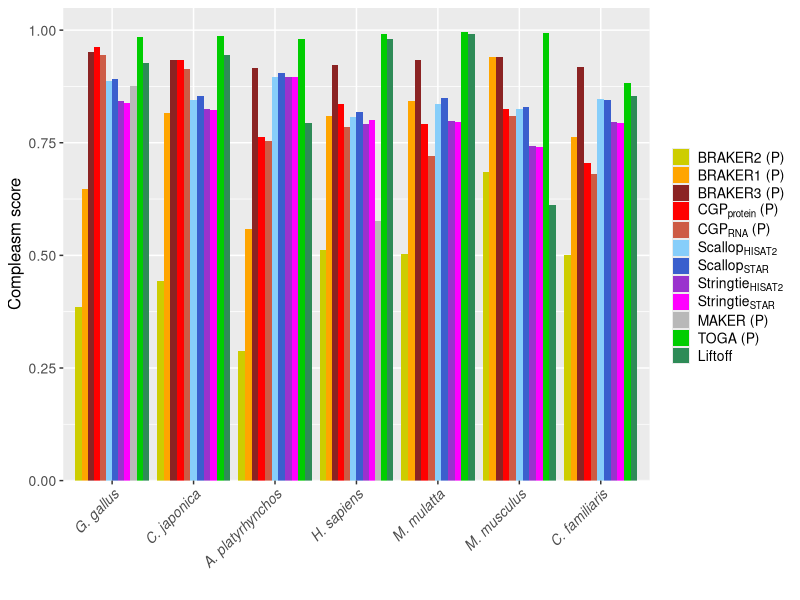
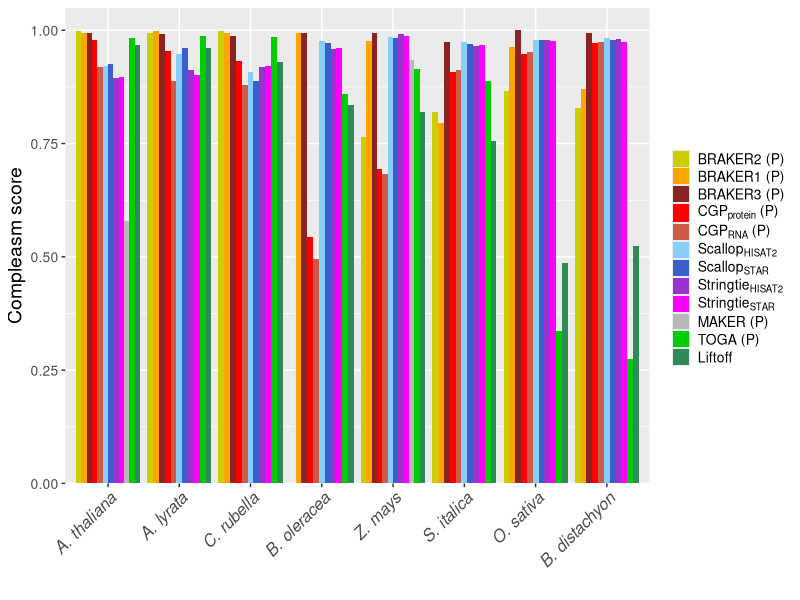
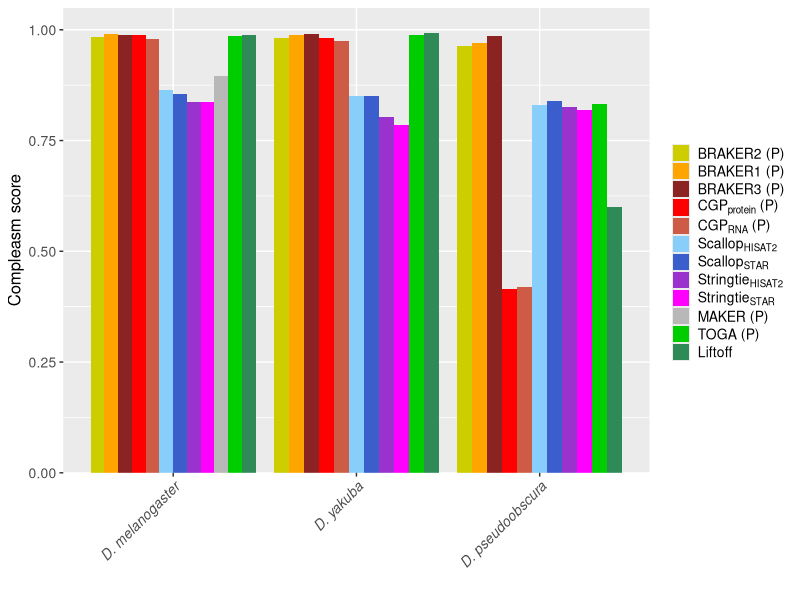
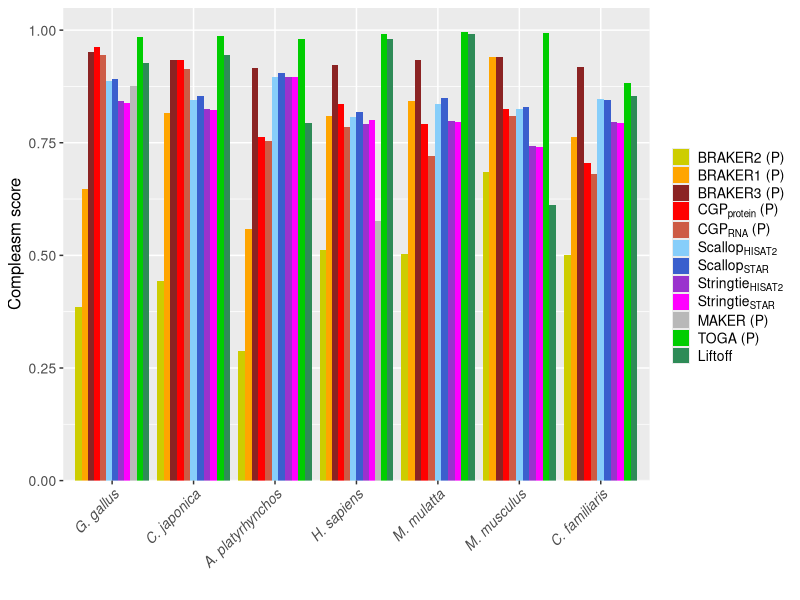
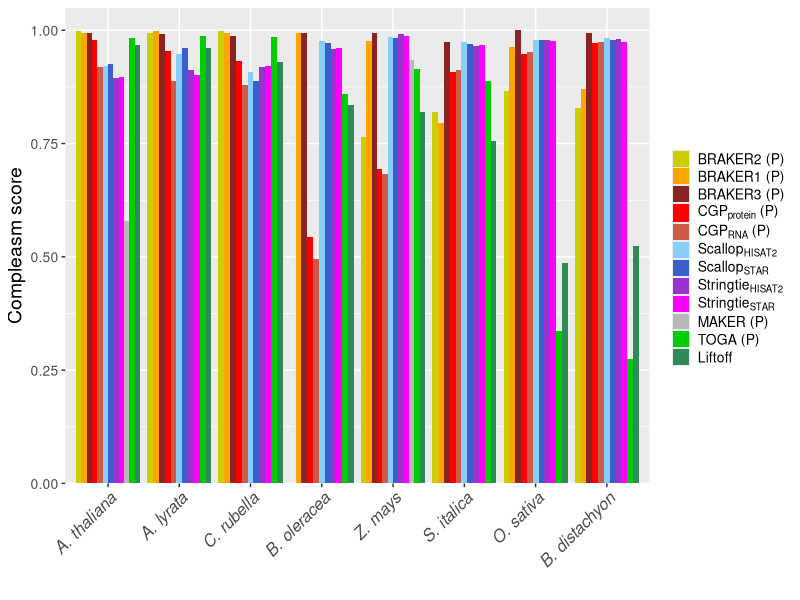
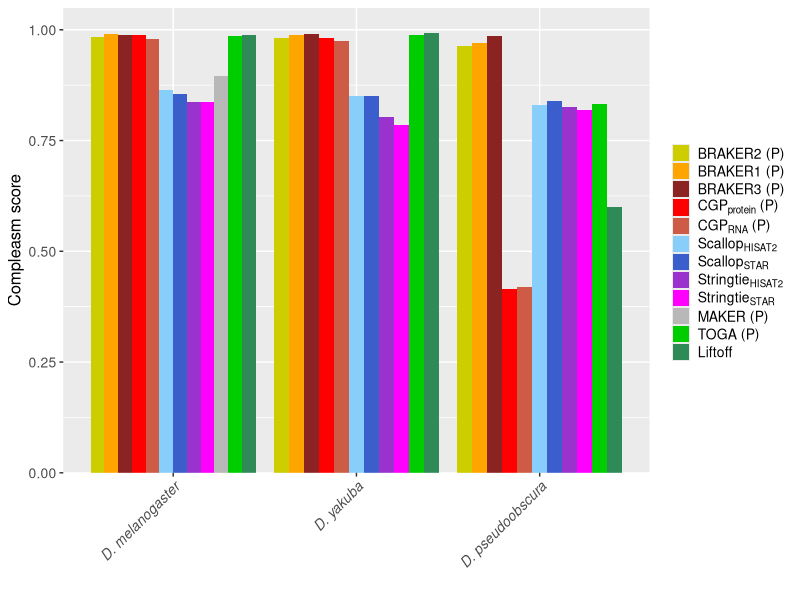

Write the R code that produced these figures, in order.
## ---- chunk 1
currentdir=getwd()
setwd(currentdir)
library(tidyverse)
## ---- chunk 2
annotations <-read_csv("../../data/Table_S3.csv")
annotations <- annotations %>% filter(!method %in% c("BrkProt-unfilt","BrkProt-fullsupport","BrkRNA-unfilt",
                                                     "BrkRNA-fullsupport","CGPdenovo","TSEBRA","MakerNoRnaNoEvm",
                                                     "MakerRnaEvm","MakerNoRnaEvm")) 

methodlabels<-c("BRAKER2 (P)","BRAKER1 (P)","BRAKER3 (P)",expression(paste(CGP[protein]," (P)")),expression(paste(CGP[RNA]," (P)")),expression(Scallop[HISAT2]),expression(Scallop[STAR]),expression(Stringtie[HISAT2]),expression(Stringtie[STAR]),"MAKER (P)","TOGA (P)","Liftoff")

annotations$method <- factor(annotations$method,levels=c("BrkProt","BrkRNA","Braker3","CGPprotein","CGPrnaseq",
                                           "ScalHisat","ScalStar","StrHisat","StrStar","MakerRnaNoEvm","TOGA","liftoff"))

annotations <- annotations %>% mutate(species = str_replace(species, "dmelanogaster", "D. melanogaster")) %>%
     mutate(species = str_replace(species, "dpseudoobscura", "D. pseudoobscura")) %>%  
     mutate(species = str_replace(species, "dyakuba", "D. yakuba")) %>%
     mutate(species = str_replace(species, "alyrata", "A. lyrata")) %>%
     mutate(species = str_replace(species, "athaliana", "A. thaliana")) %>%
     mutate(species = str_replace(species, "boleracea", "B. oleracea")) %>%
     mutate(species = str_replace(species, "crubella", "C. rubella")) %>%
     mutate(species = str_replace(species, "osativa", "O. sativa")) %>%
     mutate(species = str_replace(species, "sitalica", "S. italica")) %>%
     mutate(species = str_replace(species, "bdistachyon", "B. distachyon")) %>%
     mutate(species = str_replace(species, "zmays", "Z. mays")) %>%
     mutate(species = str_replace(species, "bmori", "B. mori")) %>%
     mutate(species = str_replace(species, "herato", "H. erato")) %>%
     mutate(species = str_replace(species, "dplexippus", "D. plexippus")) %>%
     mutate(species = str_replace(species, "human", "H. sapiens")) %>%
     mutate(species = str_replace(species, "macaque", "M. mulatta")) %>%
     mutate(species = str_replace(species, "dog", "C. familiaris")) %>%
     mutate(species = str_replace(species, "mouse", "M. musculus")) %>%
     mutate(species = str_replace(species, "chicken", "G. gallus")) %>%
     mutate(species = str_replace(species, "quail", "C. japonica")) %>%
     mutate(species = str_replace(species, "mallard", "A. platyrhynchos"))


annotations <- annotations %>% mutate_at(vars(species),factor,levels=c("D. melanogaster",
              "D. yakuba", "D. pseudoobscura","A. thaliana", "A. lyrata","C. rubella","B. oleracea","Z. mays","S. italica","O. sativa",
               "B. distachyon", "G. gallus","C. japonica","A. platyrhynchos","H. sapiens","M. mulatta","M. musculus","C. familiaris","H. erato","D. plexippus","B. mori"))
## ---- chunk 3
vertebrates_compleasm_protein_barplot <- annotations %>% filter(group =="mammals" | group=="birds") %>% ggplot() + theme(text = element_text(size = 12))  +
    geom_bar(aes(species,y=compleasm_protein,fill=method),width=0.9,stat="identity",position="dodge") +
     scale_fill_manual(labels=methodlabels,values=c("yellow3","orange","brown4", "red","coral3", "lightskyblue", "royalblue3","darkorchid3", "magenta","gray72","green3","seagreen")) +
    theme(axis.text.x=element_text(angle=45, hjust=1,vjust=1,size=10,face="italic")) + 
    theme(axis.text.y=element_text(size=10)) + 
    theme(axis.title.y=element_text(size=12)) +
    ylab("Compleasm score") + xlab("") + scale_y_continuous(expand=c(0,0),limits=c(0,1.05)) + 
    theme(legend.text.align = 0,legend.text=element_text(size=10),legend.spacing.y = unit(0.1, "cm"),legend.key.size= unit(0.45, "cm")) + 
    guides(fill = guide_legend(byrow = TRUE)) +
    labs(fill = "") 
    


print(vertebrates_compleasm_protein_barplot)
ggsave(file="Figure_1A_2024.12.13.pdf",width=7,height=3)
## ---- chunk 4
plants_proteome_compleasm_barplot <- annotations %>% filter(group =="rosids" | group=="monocots") %>% 
  mutate(compleasm_protein=replace_na(compleasm_protein,-1)) %>% 
  ggplot() + theme(text = element_text(size = 12))  +
     geom_bar(aes(species,y=compleasm_protein,fill=method),width=0.9,stat="identity",position="dodge") +
     scale_fill_manual(labels=methodlabels,values=c("yellow3","orange","brown4", "red","coral3", "lightskyblue", "royalblue3","darkorchid3", "magenta","gray72","green3","seagreen")) +
    theme(axis.text.x=element_text(angle=45, hjust=1,vjust=1,size=12,face="italic")) + 
    theme(axis.text.y=element_text(size=10)) + 
    theme(axis.title.y=element_text(size=14)) +
    ylab("Compleasm score") + xlab("") + scale_y_continuous(expand=c(0,0),limits=c(0,1.05)) + 
    theme(legend.text.align = 0,legend.text=element_text(size=10),legend.spacing.y = unit(0.1, "cm"),legend.key.size= unit(0.45, "cm")) + 
    guides(fill = guide_legend(byrow = TRUE)) +
    labs(fill = "") 
    


print(plants_proteome_compleasm_barplot)
ggsave(file="Figure_1B_2024.12.13.pdf",width=9,height=3)
## ---- chunk 5
insects_proteome_compleasm_barplot <- annotations %>% filter(group =="dipterans") %>% 
  mutate(compleasm_protein=replace_na(compleasm_protein,-1)) %>% ggplot() + theme(text = element_text(size = 12))  +
     geom_bar(aes(species,y=compleasm_protein,fill=method),width=0.9,stat="identity",position="dodge") +
     scale_fill_manual(labels=methodlabels,values=c("yellow3","orange","brown4", "red","coral3", "lightskyblue", "royalblue3","darkorchid3", "magenta","gray72","green3","seagreen")) +
    theme(axis.text.x=element_text(angle=45, hjust=1,vjust=1,size=10,face="italic")) + 
    theme(axis.text.y=element_text(size=10)) + 
    theme(axis.title.y=element_text(size=12)) +
    ylab("Compleasm score") + xlab("") + scale_y_continuous(expand=c(0,0),limits=c(0,1.05)) + 
    theme(legend.text.align = 0,legend.text=element_text(size=10),legend.spacing.y = unit(0.1, "cm"),legend.key.size= unit(0.45, "cm")) + 
    guides(fill = guide_legend(byrow = TRUE)) +
    labs(fill = "") 
    


print(insects_proteome_compleasm_barplot)
ggsave(file="Figure_1C_2024.12.13.pdf",width=5,height=3)
